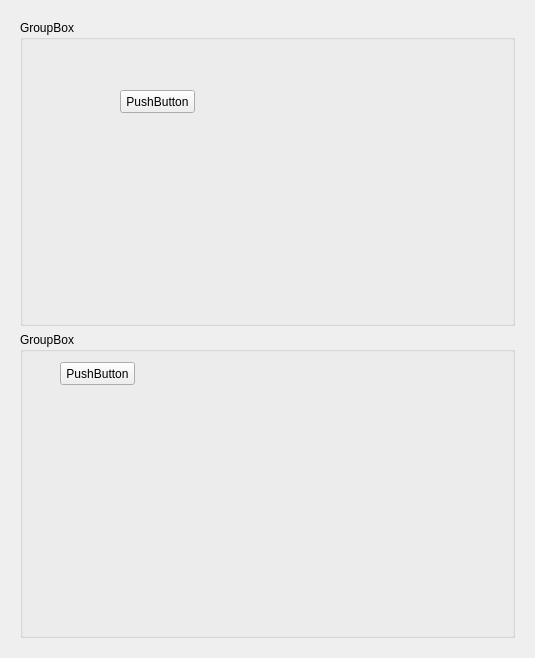
<?xml version="1.0" encoding="UTF-8"?>
<ui version="4.0">
 <class>form_widget</class>
 <widget class="QWidget" name="form_widget">
  <property name="geometry">
   <rect>
    <x>0</x>
    <y>0</y>
    <width>535</width>
    <height>658</height>
   </rect>
  </property>
  <property name="windowTitle">
   <string>Form</string>
  </property>
  <layout class="QVBoxLayout" name="verticalLayout_2">
   <item>
    <widget class="QWidget" name="child_widget" native="true">
     <layout class="QVBoxLayout" name="verticalLayout">
      <item>
       <widget class="QGroupBox" name="group_box_1">
        <property name="title">
         <string>GroupBox</string>
        </property>
        <widget class="QPushButton" name="pushButton">
         <property name="geometry">
          <rect>
           <x>100</x>
           <y>70</y>
           <width>75</width>
           <height>23</height>
          </rect>
         </property>
         <property name="text">
          <string>PushButton</string>
         </property>
        </widget>
       </widget>
      </item>
      <item>
       <widget class="QGroupBox" name="group_box_2">
        <property name="title">
         <string>GroupBox</string>
        </property>
        <widget class="QPushButton" name="pushButton_2">
         <property name="geometry">
          <rect>
           <x>40</x>
           <y>30</y>
           <width>75</width>
           <height>23</height>
          </rect>
         </property>
         <property name="text">
          <string>PushButton</string>
         </property>
        </widget>
       </widget>
      </item>
     </layout>
    </widget>
   </item>
  </layout>
 </widget>
 <resources/>
 <connections/>
</ui>
